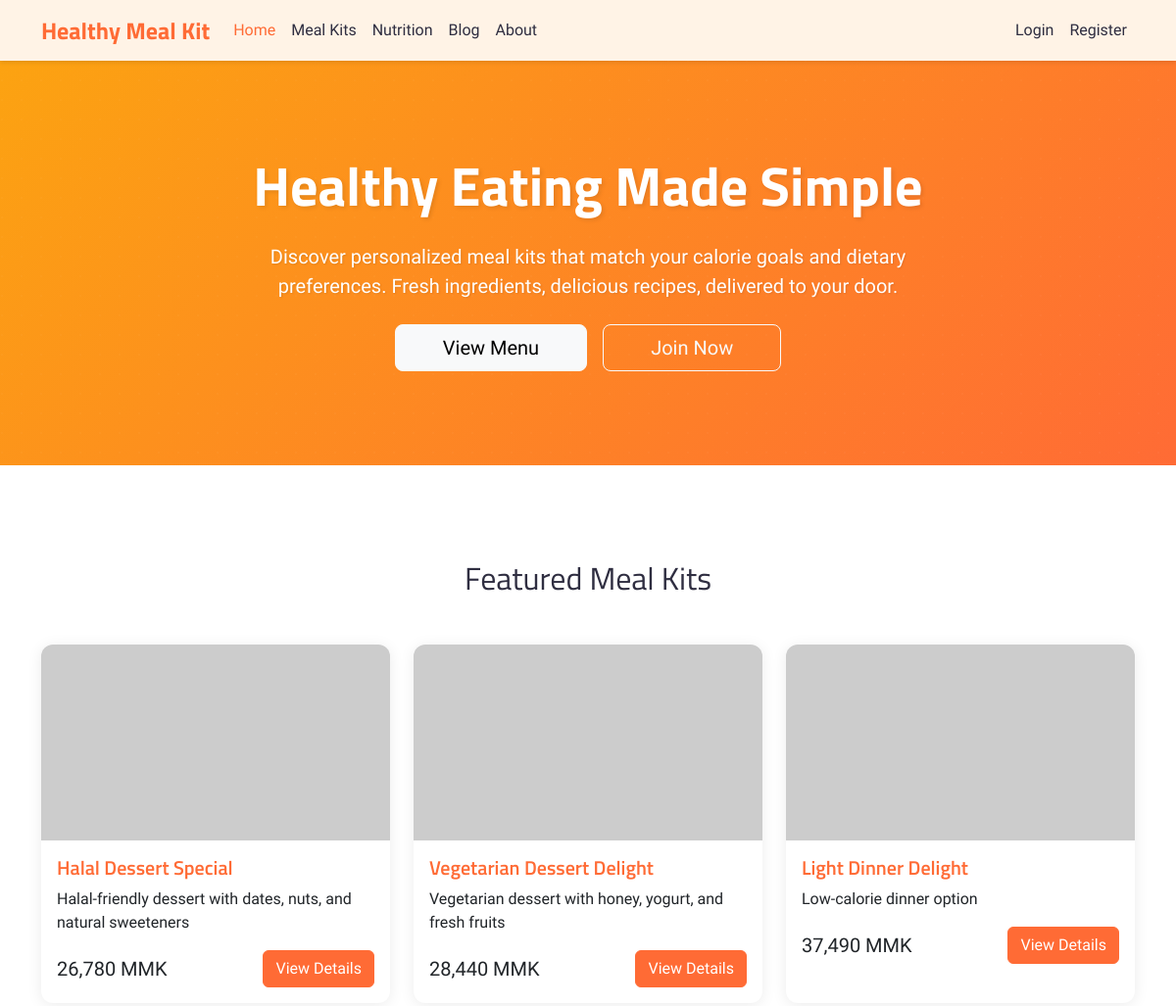
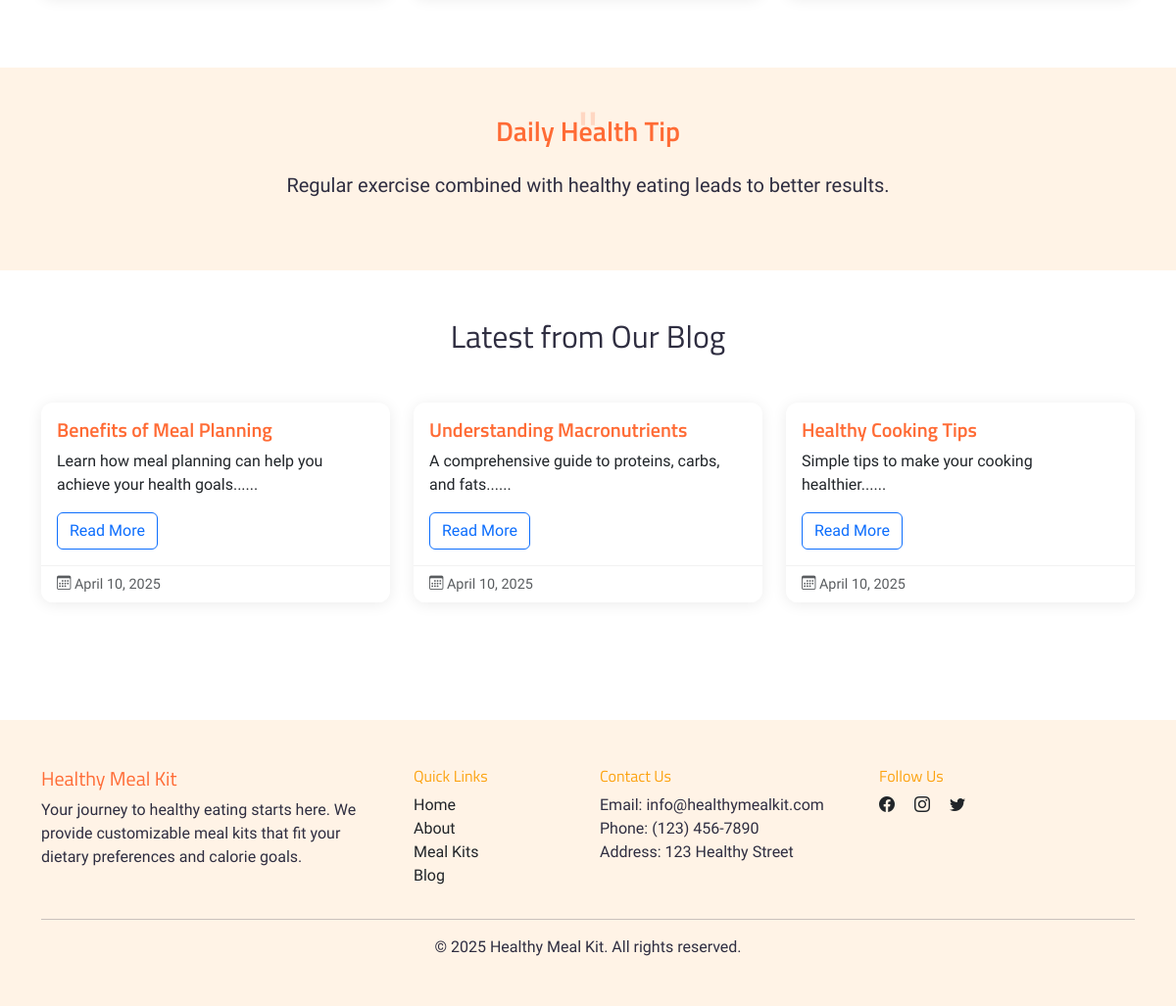
The page / on the database its author committed (2 pictures, top to bottom).
### tables this page shows
CREATE TABLE meal_kits (
    meal_kit_id INT PRIMARY KEY AUTO_INCREMENT,
    name VARCHAR(100) NOT NULL,
    description TEXT NOT NULL,
    category_id INT,
    preparation_price INT NOT NULL,
    base_calories INT NOT NULL COMMENT 'Calculated from sum of ingredients',
    cooking_time INT,
    servings INT,
    image_url VARCHAR(255),
    is_active TINYINT(1) DEFAULT 1 COMMENT '0: inactive, 1: active',
    created_at TIMESTAMP DEFAULT CURRENT_TIMESTAMP,
    FOREIGN KEY (category_id) REFERENCES categories(category_id)
);

CREATE TABLE health_tips (
    tip_id INT PRIMARY KEY AUTO_INCREMENT,
    content TEXT,
    created_at TIMESTAMP DEFAULT CURRENT_TIMESTAMP
);

CREATE TABLE blog_posts (
    post_id INT PRIMARY KEY AUTO_INCREMENT,
    title VARCHAR(255) NOT NULL,
    content TEXT,
    author_id INT,
    image_url VARCHAR(255) DEFAULT NULL,
    created_at TIMESTAMP DEFAULT CURRENT_TIMESTAMP,
    updated_at TIMESTAMP DEFAULT CURRENT_TIMESTAMP ON UPDATE CURRENT_TIMESTAMP,
    FOREIGN KEY (author_id) REFERENCES users(user_id)
);

### index.php (the view, shortened to what this page needs)
<?php
require_once 'includes/auth_check.php';
$featured_query = "SELECT mk.*, c.name as category_name,
           SUM(i.calories_per_100g * mki.default_quantity / 100) as base_calories,
           SUM(i.price_per_100g * mki.default_quantity / 100) as ingredients_price
    FROM meal_kits mk
    LEFT JOIN categories c ON mk.category_id = c.category_id
    LEFT JOIN meal_kit_ingredients mki ON mk.meal_kit_id = mki.meal_kit_id
    LEFT JOIN ingredients i ON mki.ingredient_id = i.ingredient_id
    WHERE mk.is_active = 1
    GROUP BY mk.meal_kit_id ORDER BY RAND() LIMIT 3";
$featured_result = $mysqli->query($featured_query);
$blog_query = "SELECT * FROM blog_posts ORDER BY created_at DESC LIMIT 3";
$blog_result = $mysqli->query($blog_query);
$tip_query = "SELECT * FROM health_tips ORDER BY RAND() LIMIT 1";
$tip_result = $mysqli->query($tip_query);
$health_tip = $tip_result->fetch_assoc();
?>
<!DOCTYPE html>
<html lang="en">
<head>
    <link href="https://cdn.jsdelivr.net/npm/bootstrap@5.3.0/dist/css/bootstrap.min.css" rel="stylesheet">
    <link rel="stylesheet" href="https://cdn.jsdelivr.net/npm/bootstrap-icons@1.11.3/font/bootstrap-icons.min.css">
    <link rel="stylesheet" href="assets/css/style.css">
</head>
<body>
    <?php include 'includes/navbar.php'; ?>
    <section class="hero-section text-center">
        <div class="container">
            <div class="row">
                <div class="col-lg-8 mx-auto">
                    <h1 class="mb-4">Healthy Eating Made Simple</h1>
                    <p class="lead mb-4">Discover personalized meal kits that match your calorie goals and dietary
                        preferences. Fresh ingredients, delicious recipes, delivered to your door.</p>
                    <div class="d-grid gap-3 d-sm-flex justify-content-sm-center">
                        <a href="meal-kits.php" class="btn btn-light btn-lg px-5">View Menu</a>
                        <?php
                        if(!isset($_SESSION['user_id'])) {
                            echo '<a href="register.php" class="btn btn-outline-light btn-lg px-5">Join Now</a>';
                        } else if($_SESSION['role'] == 1) {
                            echo '<a href="admin/index.php" class="btn btn-outline-light btn-lg px-5">Admin Dashboard</a>';
                        } else {
                            echo '<a href="nutrition.php" class="btn btn-outline-light btn-lg px-5">View Nutrition Information</a>';
                        }
                        ?>
                    </div>
                </div>
            </div>
        </div>
    </section>
    <section class="py-5">
        <div class="container">
            <h2 class="text-center mb-5">Featured Meal Kits</h2>
            <div class="row">
                <?php while($meal = $featured_result->fetch_assoc()): ?>
                <div class="col-md-4 mb-4">
                    <div class="card h-100">
                        <img src="https://placehold.co/600x400/FFF3E6/FF6B35?text=<?php echo urlencode($meal['name']); ?>"
                            class="card-img-top" alt="<?php echo htmlspecialchars($meal['name']); ?>">
                        <div class="card-body">
                            <h5 class="card-title text-primary-custom"><?php echo htmlspecialchars($meal['name']); ?>
                            </h5>
                            <p class="card-text"><?php echo htmlspecialchars($meal['description']); ?></p>
                            <div class="d-flex justify-content-between align-items-center">
                                <span
                                    class="h5 mb-0"><?php echo number_format($meal['preparation_price']+$meal['ingredients_price'], 0); ?> MMK</span>
                                <a href="meal-details.php?id=<?php echo $meal['meal_kit_id']; ?>"
                                    class="btn btn-primary">View Details</a>
                            </div>
                        </div>
                    </div>
                </div>
                <?php endwhile; ?>
            </div>
        </div>
    </section>
    <section class="health-tip-section py-5">
        <div class="container">
            <div class="row align-items-center">
                <div class="col-md-8 mx-auto text-center">
                    <h3 class="mb-4 text-primary-custom">Daily Health Tip</h3>
                    <p class="lead mb-4"><?php echo htmlspecialchars($health_tip['content']); ?></p>
                </div>
            </div>
        </div>
    </section>
    <section class="py-5">
        <div class="container">
            <h2 class="text-center mb-5">Latest from Our Blog</h2>
            <div class="row">
                <?php while($post = $blog_result->fetch_assoc()): ?>
                <div class="col-md-4 mb-4">
                    <div class="card blog-card">
                        <div class="card-body">
                            <h5 class="card-title text-primary-custom"><?php echo htmlspecialchars($post['title']); ?>
                            </h5>
                            <p class="card-text">
                                <?php echo substr(htmlspecialchars($post['content']), 0, 150) . '...'; ?></p>
                            <a href="blog-post.php?id=<?php echo $post['post_id']; ?>"
                                class="btn btn-outline-primary">Read More</a>
                        </div>
                        <div class="card-footer text-muted">
                            <i class="bi bi-calendar3"></i>
                            <?php echo date('F j, Y', strtotime($post['created_at'])); ?>
                        </div>
                    </div>
                </div>
                <?php endwhile; ?>
            </div>
        </div>
    </section>
    <?php include 'includes/footer.php'; ?>
</body>
</html>

### assets/css/style.css (style rules this page uses)
:root { --primary: #FF6B35; --secondary: #FCA311; --accent: #FFD23F; --light: #FFF3E6; --white: #FFFFFF; --dark: #2F2E41; --heading-font: 'Titillium Web', sans-serif; --body-font: 'Schibsted Grotesk', sans-serif; }
body { font-family: var(--body-font); color: var(--dark); padding-top: 60px; }
h1, h2, h3, h4, h5, h6 { font-family: var(--heading-font); }
.btn-primary { background-color: var(--primary); border-color: var(--primary); color: var(--white); font-family: var(--body-font); font-weight: 500; }
.hero-section { background: linear-gradient(135deg, var(--secondary) 0%, var(--primary) 100%); padding: 6rem 0; margin-bottom: 3rem; position: relative; overflow: hidden; }
.hero-section::after { content: ''; position: absolute; top: 0; left: 0; right: 0; bottom: 0; opacity: 0.3; z-index: 1; }
.hero-section .container { position: relative; z-index: 2; }
.hero-section h1 { color: var(--white); font-weight: bold; font-size: 3.5rem; text-shadow: 2px 2px 4px rgba(0,0,0,0.1); font-family: var(--heading-font); }
.hero-section .lead { color: var(--white); font-size: 1.25rem; text-shadow: 1px 1px 2px rgba(0,0,0,0.1); font-family: var(--body-font); font-weight: 300; }
.card { border: none; box-shadow: 0 2px 15px rgba(0,0,0,0.08); border-radius: 12px; overflow: hidden; }
.meal-card, .blog-card { transition: all 0.3s cubic-bezier(0.175, 0.885, 0.32, 1.275); transform: scale(1); transform-origin: center; }
.card-img-top { height: 200px; object-fit: cover; }
.card-title { font-family: var(--heading-font); font-weight: 600; }
.card-text { font-family: var(--body-font); font-weight: 300; }
.text-primary-custom { color: var(--primary); }
.health-tip-section { background-color: var(--light); position: relative; }
.health-tip-section::before { content: '"'; position: absolute; top: 20px; left: 50%; transform: translateX(-50%); font-size: 60px; color: var(--primary); opacity: 0.2; font-family: var(--heading-font); }
.health-tip-section h3 { font-family: var(--heading-font); font-weight: 600; }
.blog-card { height: 100%; }
.blog-card .card-footer { background-color: var(--white); border-top: 1px solid rgba(0,0,0,0.05); font-family: var(--body-font); font-size: 0.9rem; }

### rows shown on the page
meal_kits: name "Halal Dessert Special", description "Halal-friendly dessert with dates, nuts, and natural sweeteners", ingredients_price "26,780"
meal_kits: name "Vegetarian Dessert Delight", description "Vegetarian dessert with honey, yogurt, and fresh fruits", ingredients_price "28,440"
meal_kits: name "Light Dinner Delight", description "Low-calorie dinner option", ingredients_price "37,490"
health_tips: content "Regular exercise combined with healthy eating leads to better results."
blog_posts: title "Benefits of Meal Planning", content "Learn how meal planning can help you achieve your health goals...", created_at "April 10, 2025"
blog_posts: title "Understanding Macronutrients", content "A comprehensive guide to proteins, carbs, and fats...", created_at "April 10, 2025"
blog_posts: title "Healthy Cooking Tips", content "Simple tips to make your cooking healthier...", created_at "April 10, 2025"
